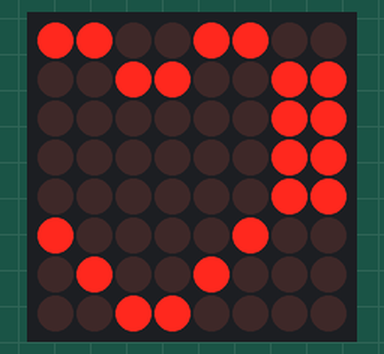
Recording of a sketch running on a simulated Arduino Uno, built with avr-gcc and run on an emulated ATmega328P. On the bench: 8×8 LED matrix. Wiring (inferred from the names in the program): LED matrix (orientation assumed): rows A1, pin 8, pin 9, pin 10, pin 11, pin 12, pin 13, A0; columns pin 2, pin 3, pin 4, pin 5, pin 6, pin 7, A4, A5.

Above: at 0.1 s.

The sketch:

LedMatrix8x8.ino
```cpp
#define ROW_8 A0
#define ROW_7 13
#define ROW_6 12
#define ROW_5 11
#define ROW_4 10
#define ROW_3 9
#define ROW_2 8
#define ROW_1 A1

#define COL_8 A4
#define COL_7 7
#define COL_6 6
#define COL_5 5
#define COL_4 4
#define COL_3 3
#define COL_2 2
#define COL_1 A5


const int rowPins[] = {ROW_1, ROW_2, ROW_3, ROW_4, ROW_5, ROW_6, ROW_7, ROW_8};

const int interval = 1;

const byte image[] = {
  // Сердечко
  B10011001,
  B01100110,
  B01111110,
  B01111110,
  B01111110,
  B10111101,
  B11011011,
  B11100111

};

void row_ignition(byte state, int row) {
  digitalWrite(COL_8, (state >> 0) & 1);
  digitalWrite(COL_7, (state >> 1) & 1);
  digitalWrite(COL_6, (state >> 2) & 1);
  digitalWrite(COL_5, (state >> 3) & 1);
  digitalWrite(COL_4, (state >> 4) & 1);
  digitalWrite(COL_3, (state >> 5) & 1);
  digitalWrite(COL_2, (state >> 6) & 1);
  digitalWrite(COL_1, (state >> 7) & 1);
  digitalWrite(row, HIGH);

}

void row_off(int row);

void setup() {
  Serial.begin(9600);
  pinMode(ROW_7, OUTPUT);
  pinMode(ROW_6, OUTPUT);
  pinMode(ROW_5, OUTPUT);
  pinMode(ROW_4, OUTPUT);
  pinMode(ROW_3, OUTPUT);
  pinMode(ROW_2, OUTPUT);
  pinMode(ROW_1, OUTPUT);
  pinMode(ROW_8, OUTPUT);

  pinMode(COL_7, OUTPUT);
  pinMode(COL_6, OUTPUT);
  pinMode(COL_5, OUTPUT);
  pinMode(COL_4, OUTPUT);
  pinMode(COL_3, OUTPUT);
  pinMode(COL_2, OUTPUT);
  pinMode(COL_1, OUTPUT);
  pinMode(COL_8, OUTPUT);

}

unsigned long start_time = millis();

void loop() {

  for (int i = 0; i < 8; i++) {

    row_ignition(image[i], rowPins[i]);
    while(true) {
      unsigned long cur_time = millis();
      if (cur_time - start_time >= interval) {
        start_time = cur_time;
        break;
      }
    }

    row_off(rowPins[i]);
  }

}

void row_off(int row) {
  digitalWrite(row, LOW);

  digitalWrite(COL_7, LOW);
  digitalWrite(COL_6, LOW);
  digitalWrite(COL_5, LOW);
  digitalWrite(COL_4, LOW);
  digitalWrite(COL_3, LOW);
  digitalWrite(COL_2, LOW);
  digitalWrite(COL_1, LOW);
  digitalWrite(COL_8, LOW);
}
```
